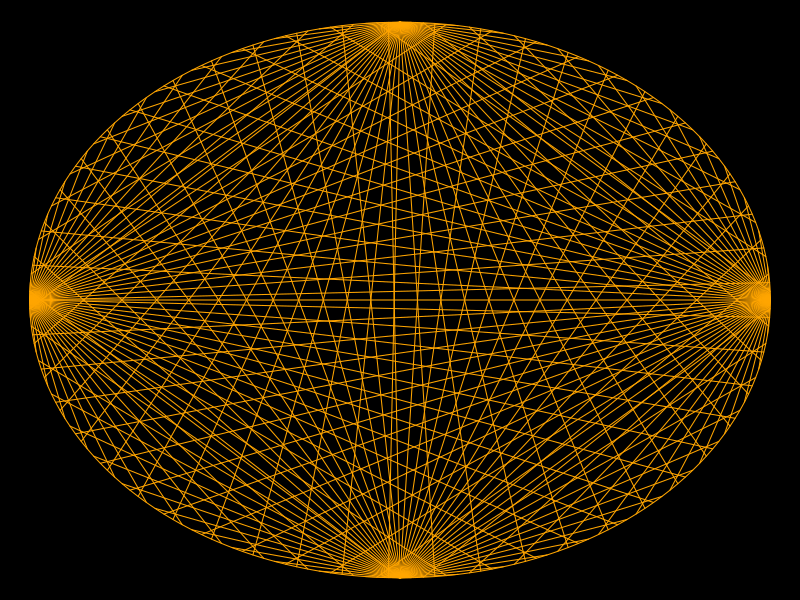

Write the R code that produced this figure.
# cardioid
# first we have to draw a circle
times.table <- function(k){

t = seq(0,2*pi,0.01) #sequence of angles

#coordinates
x = cos(t)
y = sin(t) 

par(bg='black',mar=rep(0,4))# remove margins and add black background
plot(x,y,type='l',col='orange')

#now we have to divide it in 20 points
# we will divide 2*pi into 20 parts (as angles)

t2 = seq(0,2*pi,2*pi/200)#from 0 to 2*pi ,by 2*pi/20
x2 = cos(t2)
y2 = sin(t2)
#add points to the plot

#points(x2,y2,pch=19,col='orange')

#lets check length of x2
# it has 21 points,starting from 0 (point numbers)

#since we dont need 0th point, we will remove it
# create new vector for needed points
x3 = x2[2:length(x2)]#all x2 elements except the first one
y3 = y2[2:length(y2)]

##since its has 20 points, and we need to
#connect the points with their doubled points
#so we need 40 points for them
#lets duplicate x3 and y3
x3 = rep(x3,k) #replicate k times
y3 = rep(y3,k) #y3 2 times
# we are storing them in x3 and y3 respectively


#finally we can now connect them
#index of x2 (20points)
s = 1:length(x2)

#we will use segments function
#segments(x0,y0,x1,y1)
segments(x3[s],y3[s],x3[k*s],y3[k*s],col='orange')
#connecting to doubles

#now lets make it for k times table

}
#calling the function
times.table(50)


# Video --  https://www.youtube.com/watch?v=N-1Xfr1WFiI
